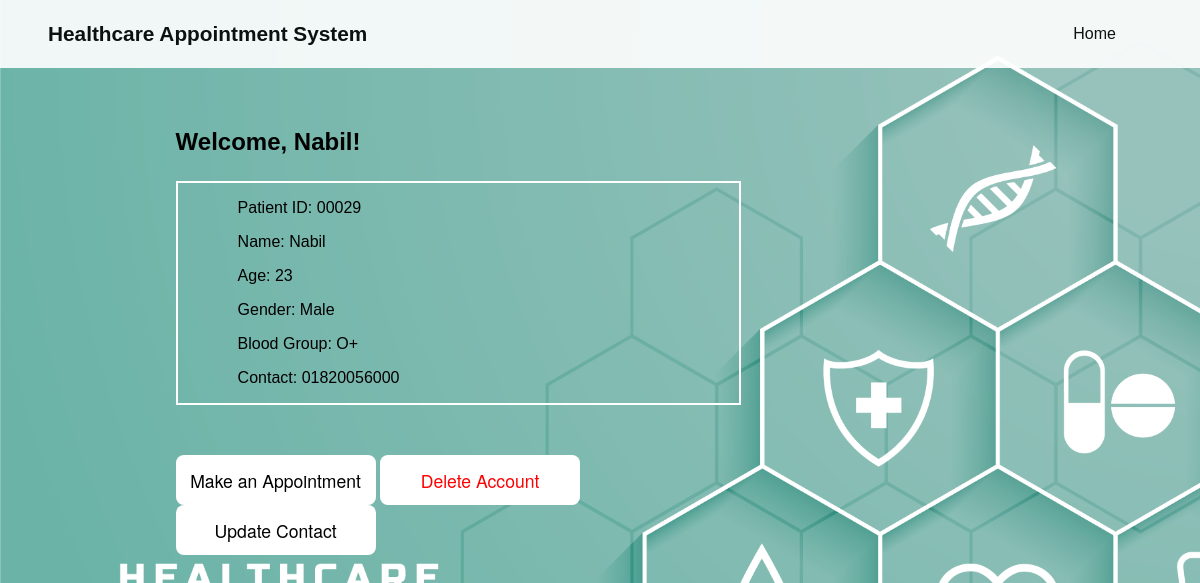
The app's page /patient_details.php (signed in) with its own data.
### tables this page shows
CREATE TABLE `patient` (
  `id` int(5) UNSIGNED ZEROFILL NOT NULL,
  `name` varchar(30) NOT NULL,
  `age` int(11) NOT NULL,
  `gender` enum('Male','Female') NOT NULL,
  `bloodgroup` enum('A+','A-','B+','B-','AB+','AB-','O+','O-') NOT NULL,
  `contact` varchar(11) NOT NULL,
  `password` varchar(30) NOT NULL
);

### patient_details.php (the view, shortened to what this page needs)
<?php
    require_once("php_scripts/connect.php");
    $id = $_SESSION["id"];
    $query = "SELECT id, name, age, gender, bloodgroup, contact FROM patient WHERE id = $id";
    $result = $conn->query($query);
    if ($result->num_rows == 1) {
        $row = $result->fetch_assoc();
        $patientId = $row["id"];
        $patientName = $row["name"];
        $age = $row['age'];
        $gender = $row['gender'];
        $bloodGroup = $row["bloodgroup"];
        $contact = $row["contact"];
    }
?>
<!DOCTYPE html>
<html lang="en">
<head>
    <link rel="stylesheet" href="styles/main_style.css">
    <link rel="stylesheet" href="styles/details.css">
</head>
<body>
    <div class="container">
    <div class="main-content">
            <header class="header-main">
                <div class="wrapper">
                    <section class="logo">
                        <h1>Healthcare Appointment System</h1>
                    </section>
                    <nav class="nav-horizontal" id="topnav">
                        <a href="index.php">Home</a>
                    </nav>
                </div>
            </header>
            <main>
                <div class="wrapbox">
                    <article class="article-one">
                        <header>
                            <h2>Welcome, <?php echo $patientName; ?>!</h2>
                            <div class="patient">
                                <div class="piece">
                                    <p>Patient ID: <?php echo $patientId; ?></p>
                                </div>
                                <div class="piece">
                                    <p>Name: <?php echo $patientName; ?></p>
                                </div>
                                <div class="piece">
                                    <p>Age: <?php echo $age; ?></p>
                                </div>
                                <div class="piece">
                                    <p>Gender: <?php echo $gender; ?></p>
                                </div>
                                <div class="piece">
                                    <p>Blood Group: <?php echo $bloodGroup; ?></p>
                                </div>
                                <div class="piece">
                                    <p>Contact: <?php echo $contact; ?></p>
                                </div>
                            </div>
                            <a href="forms/appointment_selecttest.php"><button type="button" id="app">Make an Appointment</button></a>
                            <a href="php_scripts/delete_patient.php"><button style="color: red;" type="button" id="app">Delete Account</button></a>
                            <a href="#"><button type="button" id="showButton" onclick="showForm()">Update Contact</button></a>
                        </header>
                    </article>
                </div>
            </main>
        </div>
    </div>
</body>
</html>

### styles/main_style.css (style rules this page uses)
body { padding-top: 50px; font-family: 'Montserrat', sans-serif; background-image: url(../assets/26363.png); background-size: cover; }
h1 { font-size: 2rem; margin-top: 2rem; margin-bottom: 1.6rem; }
h2 { font-size: 1.5rem; margin-top: 2rem; margin-bottom: 1.6rem }
.nav-horizontal { display: flex; align-items: center; padding: 20px; }
.nav-horizontal a { color: black; padding: 0px 1rem; text-decoration: none; }
.header-main { position: absolute; top: 0; left: 0; right: 0; transition: background-color 0.5s ease; }
#topnav a { display: inline-block; padding: 0.3rem 0.5rem; background-color: rgb(255, 255, 255); border-radius: 4px; color: black; text-decoration: none; margin-right: 8px; transition: background-color 0.5s ease, box-shadow 0.5s ease, color 0.5s ease; }
.wrapper { max-width: 1400px; padding: 0px 4vw; margin: 0px auto; }
.wrapbox { border-radius: 8px; width: 80%; margin-top: 70px; margin-left: 70px; padding: 2rem; }
.logo { display: flex; align-items: center; vertical-align:top; }
.logo h1 { font-size: 1.3rem; margin: 0px; }
.header-main .wrapper { display: flex; justify-content: space-between; align-items: center; flex-wrap: wrap; }
.main-content { margin-bottom: 100px; }
.article-one header { padding: 2rem 8vw 6rem; }
.formsubmit, .article-one button { background-color: rgb(255, 255, 255); height: 50px; width: 200px; display: block; border: none; border-radius: 8px; margin: 0px auto; margin-top: 30px; overflow: hidden; position: relative; transition: background-color 0.5s ease, box-shadow 0.5s ease; font-family: "Helvetica Neue", Arial, sans-serif; font-size: 1.1rem; }
.article-one button { margin-top: 0%; display:inline-block; }

### styles/details.css (style rules this page uses)
.article-one { width: 80%; }
.article-one .patient { border: 2px solid white; }
.article-one .patient .piece { margin-left: 60px; }
#app { margin-top: 50px; }
.wrapbox { margin-top: 20px; padding: 0.1rem; }
h2 { margin-top: 1rem; }

### records on screen
patient: name "Nabil", id "00029", age "23", gender "Male", bloodgroup "O+", contact "01820056000"
